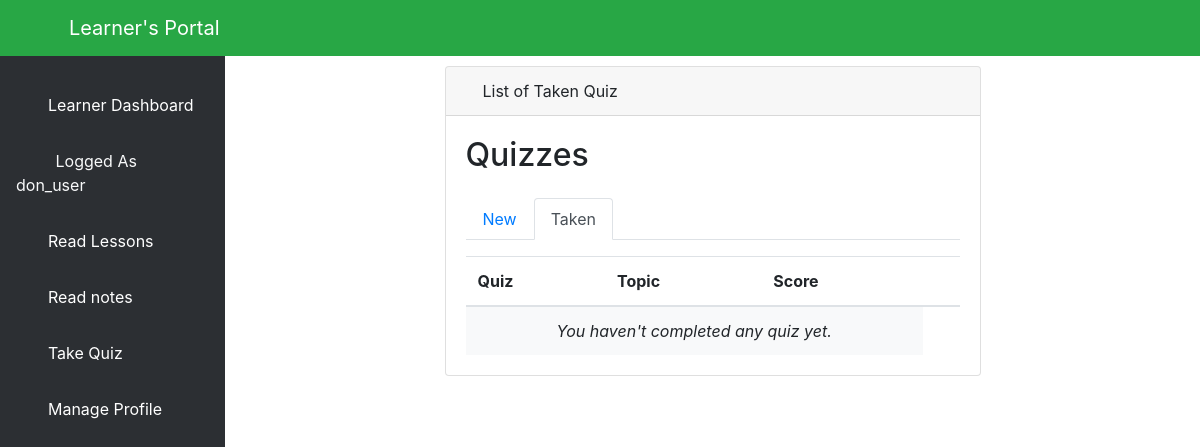
/taken/ (signed in), run on an earlier commit of the app's database.
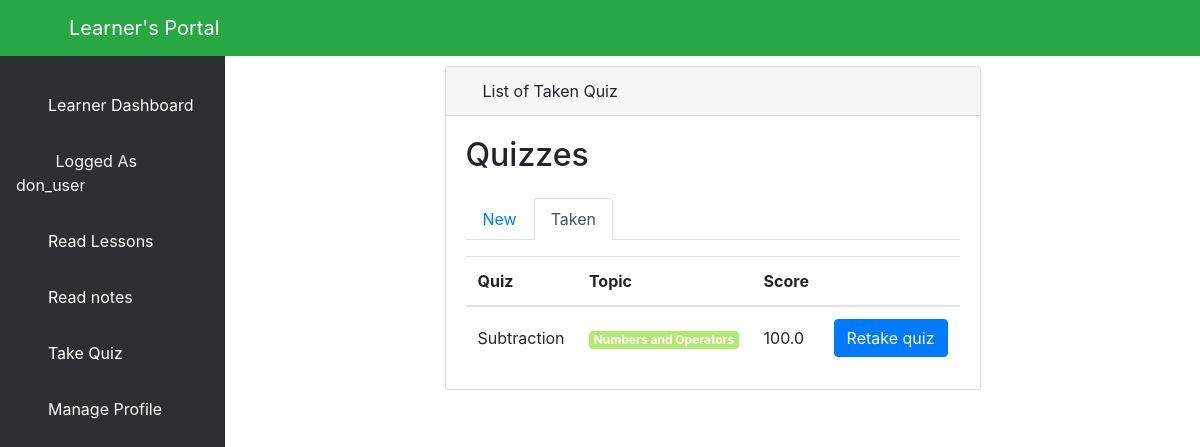
And on a later commit of the database.
### elearn/models.py (models this page shows, shortened)
class TakenQuiz(models.Model):
    learner = models.ForeignKey(Learner, on_delete=models.CASCADE, related_name='taken_quizzes')
    quiz = models.ForeignKey(Quiz, on_delete=models.CASCADE, related_name='taken_quizzes')
    score = models.FloatField()
    date = models.DateTimeField(auto_now_add=True)

class Quiz(models.Model):
    owner = models.ForeignKey(User, on_delete=models.CASCADE, related_name='quizzes')
    name = models.CharField(max_length=255)
    course = models.ForeignKey(Course, on_delete=models.CASCADE, related_name='quizzes')

class Course(models.Model):
    name = models.CharField(max_length=30)
    color = models.CharField(max_length=7, default='#007bff')
    def get_html_badge(self):
        name = escape(self.name)
        color = escape(self.color)
        html = '<span class="badge badge-primary" style="background-color: %s">%s</span>' % (color, name)
        return mark_safe(html)

### elearn/views.py (the view)
# urls.py: path('taken/', views.TakenQuizListView.as_view(), name='taken_quiz_list'),
class TakenQuizListView(ListView):
    model = TakenQuiz
    context_object_name = 'taken_quizzes'
    template_name = 'dashboard/learner/taken_quiz_list.html'
    def get_queryset(self):
        queryset = self.request.user.learner.taken_quizzes \
            .select_related('quiz', 'quiz__course') \
            .order_by('quiz__name')
        return queryset

### elearn/templates/dashboard/learner/taken_quiz_list.html (shortened to what this page needs)
{% extends 'dashboard/learner/base.html' %}
{% block body %}
    <div class="container-fluid">
        <div class="row mt-3 mx-5">
            <div class="col-md-2"></div>
            <div class="col-sm-push-4 col-md-8">
                <div class="card mb-3">
                    <div class="card-header">
                        <i class="fas fa-table text-primary"></i>
                        List of Taken Quiz
                    </div>
                    <div class="card-body">
                        {% include 'dashboard/learner/_header.html' with active='taken' %}
                        <table class="table mb-0">
                            <thead>
                            <tr>
                                <th>Quiz</th>
                                <th>Topic</th>
                                <th>Score</th>
                                <th></th>
                            </tr>
                            </thead>
                            <tbody>
                            {% for taken_quiz in taken_quizzes %}
                                <tr>
                                    <td class="align-middle">{{ taken_quiz.quiz.name }}</td>
                                    <td class="align-middle">{{ taken_quiz.quiz.course.get_html_badge }}</td>
                                    <td class="align-middle">{{ taken_quiz.score }}</td>
                                    <td class="text-right">
                                        <a href="{% url 'takenquiz_delete' taken_quiz.pk %}" class="btn btn-primary">
                                            Retake quiz
                                        </a>
                                    </td>
                                </tr>
                            {% empty %}
                                <tr>
                                    <td class="bg-light text-center font-italic" colspan="3">You haven't completed any
                                        quiz yet.
                                    </td>
                                </tr>
                            {% endfor %}
                            </tbody>
                        </table>
                    </div>
                </div>
            </div>
            <div class="col-md-2"></div>
        </div>
    </div>
{% endblock body %}

What changed in the data, as far as the page shows it:
added TakenQuiz: quiz.name "Subtraction", quiz.course.get_html_badge "Numbers and Operators", score "100.0"
Also different on the page:
text no longer shown: "You haven't completed any quiz yet."
